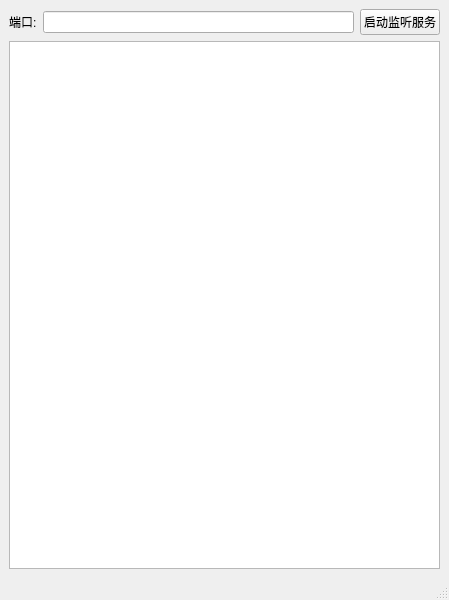
<?xml version="1.0" encoding="UTF-8"?>
<ui version="4.0">
 <class>MainWindow</class>
 <widget class="QMainWindow" name="MainWindow">
  <property name="geometry">
   <rect>
    <x>0</x>
    <y>0</y>
    <width>449</width>
    <height>600</height>
   </rect>
  </property>
  <property name="windowTitle">
   <string>MainWindow</string>
  </property>
  <widget class="QWidget" name="centralwidget">
   <layout class="QGridLayout" name="gridLayout">
    <item row="0" column="0">
     <widget class="QLabel" name="label">
      <property name="text">
       <string>端口:</string>
      </property>
     </widget>
    </item>
    <item row="0" column="1">
     <widget class="QLineEdit" name="lineEdit_port"/>
    </item>
    <item row="0" column="2">
     <widget class="QPushButton" name="pushButton">
      <property name="text">
       <string>启动监听服务</string>
      </property>
     </widget>
    </item>
    <item row="1" column="0" colspan="3">
     <widget class="QTextEdit" name="textEdit"/>
    </item>
   </layout>
  </widget>
  <widget class="QMenuBar" name="menubar">
   <property name="geometry">
    <rect>
     <x>0</x>
     <y>0</y>
     <width>449</width>
     <height>23</height>
    </rect>
   </property>
  </widget>
  <widget class="QStatusBar" name="statusbar"/>
 </widget>
 <resources/>
 <connections/>
</ui>
